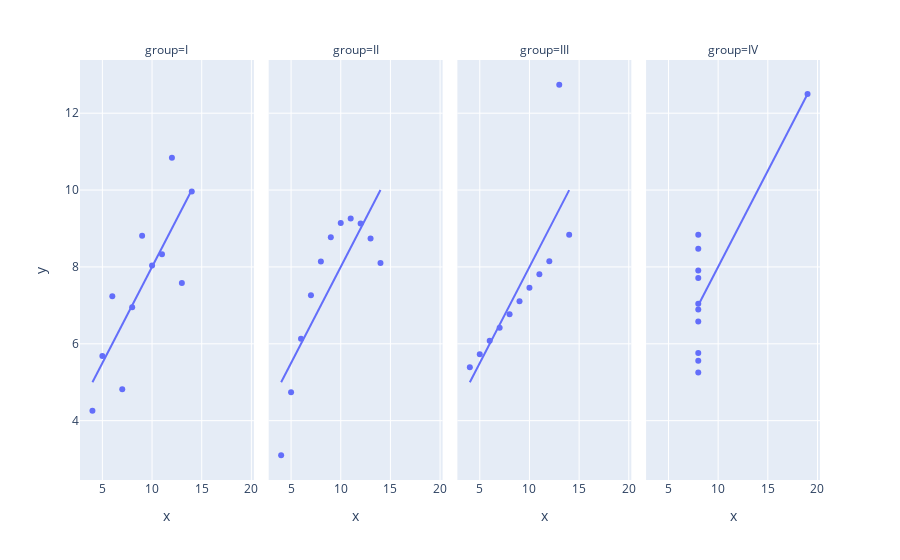

Source (notebook cell):
### Code cell
# add a trendline
# pip install statsmodels

fig = px.scatter(df,x='x',y='y',facet_col='group', trendline="ols")
fig.show()

### Figure 1 — Plotly figure (JSON) as saved in the notebook; plotly's stock layout.template omitted (floating-point values rounded to 4 significant figures)
{"data": [{"hovertemplate": "group=I<br>x=%{x}<br>y=%{y}<extra></extra>", "legendgroup": "", "marker": {"color": "#636efa", "symbol": "circle"}, "mode": "markers", "name": "", "orientation": "v", "showlegend": false, "type": "scatter", "x": [10, 8, 13, 9, 11, 14, 6, 4, 12, 7, 5], "xaxis": "x", "y": [8.04, 6.95, 7.58, 8.81, 8.33, 9.96, 7.24, 4.26, 10.84, 4.82, 5.68], "yaxis": "y"}, {"hovertemplate": "<b>OLS trendline</b><br>y = 0.500091 * x + 3.00009<br>R<sup>2</sup>=0.666542<br><br>group=I<br>x=%{x}<br>y=%{y} <b>(trend)</b><extra></extra>", "legendgroup": "", "marker": {"color": "#636efa", "symbol": "circle"}, "mode": "lines", "name": "", "showlegend": false, "type": "scatter", "x": [4, 5, 6, 7, 8, 9, 10, 11, 12, 13, 14], "xaxis": "x", "y": [5.0, 5.501, 6.001, 6.501, 7.001, 7.501, 8.001, 8.501, 9.001, 9.501, 10.0], "yaxis": "y"}, {"hovertemplate": "group=II<br>x=%{x}<br>y=%{y}<extra></extra>", "legendgroup": "", "marker": {"color": "#636efa", "symbol": "circle"}, "mode": "markers", "name": "", "orientation": "v", "showlegend": false, "type": "scatter", "x": [10, 8, 13, 9, 11, 14, 6, 4, 12, 7, 5], "xaxis": "x2", "y": [9.14, 8.14, 8.74, 8.77, 9.26, 8.1, 6.13, 3.1, 9.13, 7.26, 4.74], "yaxis": "y2"}, {"hovertemplate": "<b>OLS trendline</b><br>y = 0.5 * x + 3.00091<br>R<sup>2</sup>=0.666242<br><br>group=II<br>x=%{x}<br>y=%{y} <b>(trend)</b><extra></extra>", "legendgroup": "", "marker": {"color": "#636efa", "symbol": "circle"}, "mode": "lines", "name": "", "showlegend": false, "type": "scatter", "x": [4, 5, 6, 7, 8, 9, 10, 11, 12, 13, 14], "xaxis": "x2", "y": [5.001, 5.501, 6.001, 6.501, 7.001, 7.501, 8.001, 8.501, 9.001, 9.501, 10.0], "yaxis": "y2"}, {"hovertemplate": "group=III<br>x=%{x}<br>y=%{y}<extra></extra>", "legendgroup": "", "marker": {"color": "#636efa", "symbol": "circle"}, "mode": "markers", "name": "", "orientation": "v", "showlegend": false, "type": "scatter", "x": [10, 8, 13, 9, 11, 14, 6, 4, 12, 7, 5], "xaxis": "x3", "y": [7.46, 6.77, 12.74, 7.11, 7.81, 8.84, 6.08, 5.39, 8.15, 6.42, 5.73], "yaxis": "y3"}, {"hovertemplate": "<b>OLS trendline</b><br>y = 0.499727 * x + 3.00245<br>R<sup>2</sup>=0.666324<br><br>group=III<br>x=%{x}<br>y=%{y} <b>(trend)</b><extra></extra>", "legendgroup": "", "marker": {"color": "#636efa", "symbol": "circle"}, "mode": "lines", "name": "", "showlegend": false, "type": "scatter", "x": [4, 5, 6, 7, 8, 9, 10, 11, 12, 13, 14], "xaxis": "x3", "y": [5.001, 5.501, 6.001, 6.501, 7.0, 7.5, 8.0, 8.499, 8.999, 9.499, 9.999], "yaxis": "y3"}, {"hovertemplate": "group=IV<br>x=%{x}<br>y=%{y}<extra></extra>", "legendgroup": "", "marker": {"color": "#636efa", "symbol": "circle"}, "mode": "markers", "name": "", "orientation": "v", "showlegend": false, "type": "scatter", "x": [8, 8, 8, 8, 8, 8, 8, 19, 8, 8, 8], "xaxis": "x4", "y": [6.58, 5.76, 7.71, 8.84, 8.47, 7.04, 5.25, 12.5, 5.56, 7.91, 6.89], "yaxis": "y4"}, {"hovertemplate": "<b>OLS trendline</b><br>y = 0.499909 * x + 3.00173<br>R<sup>2</sup>=0.666707<br><br>group=IV<br>x=%{x}<br>y=%{y} <b>(trend)</b><extra></extra>", "legendgroup": "", "marker": {"color": "#636efa", "symbol": "circle"}, "mode": "lines", "name": "", "showlegend": false, "type": "scatter", "x": [8, 8, 8, 8, 8, 8, 8, 8, 8, 8, 19], "xaxis": "x4", "y": [7.001, 7.001, 7.001, 7.001, 7.001, 7.001, 7.001, 7.001, 7.001, 7.001, 12.5], "yaxis": "y4"}], "layout": {"annotations": [{"font": {}, "showarrow": false, "text": "group=I", "x": 0.1175, "xanchor": "center", "xref": "paper", "y": 1, "yanchor": "bottom", "yref": "paper"}, {"font": {}, "showarrow": false, "text": "group=II", "x": 0.3725, "xanchor": "center", "xref": "paper", "y": 1, "yanchor": "bottom", "yref": "paper"}, {"font": {}, "showarrow": false, "text": "group=III", "x": 0.6275, "xanchor": "center", "xref": "paper", "y": 1, "yanchor": "bottom", "yref": "paper"}, {"font": {}, "showarrow": false, "text": "group=IV", "x": 0.8825, "xanchor": "center", "xref": "paper", "y": 1, "yanchor": "bottom", "yref": "paper"}], "autosize": true, "legend": {"tracegroupgap": 0}, "margin": {"t": 60}, "xaxis": {"anchor": "y", "autorange": true, "domain": [0, 0.235], "range": [2.697, 20.3], "title": {"text": "x"}, "type": "linear"}, "xaxis2": {"anchor": "y2", "autorange": true, "domain": [0.255, 0.49], "matches": "x", "range": [2.697, 20.3], "title": {"text": "x"}, "type": "linear"}, "xaxis3": {"anchor": "y3", "autorange": true, "domain": [0.51, 0.745], "matches": "x", "range": [2.697, 20.3], "title": {"text": "x"}, "type": "linear"}, "xaxis4": {"anchor": "y4", "autorange": true, "domain": [0.765, 1.0], "matches": "x", "range": [2.697, 20.3], "title": {"text": "x"}, "type": "linear"}, "yaxis": {"anchor": "x", "autorange": true, "domain": [0, 1], "range": [2.354, 13.49], "title": {"text": "y"}, "type": "linear"}, "yaxis2": {"anchor": "x2", "autorange": true, "domain": [0, 1], "matches": "y", "range": [2.354, 13.49], "showticklabels": false, "type": "linear"}, "yaxis3": {"anchor": "x3", "autorange": true, "domain": [0, 1], "matches": "y", "range": [2.354, 13.49], "showticklabels": false, "type": "linear"}, "yaxis4": {"anchor": "x4", "autorange": true, "domain": [0, 1], "matches": "y", "range": [2.354, 13.49], "showticklabels": false, "type": "linear"}}}
